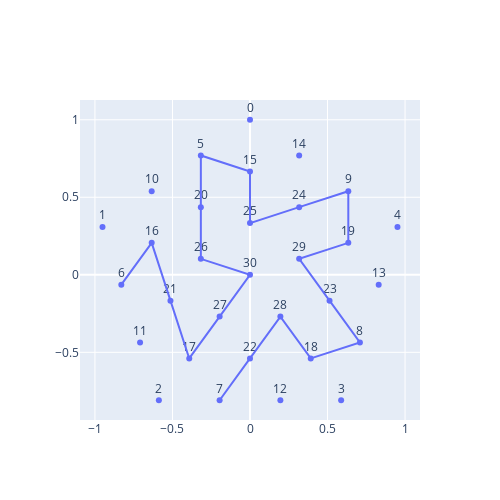
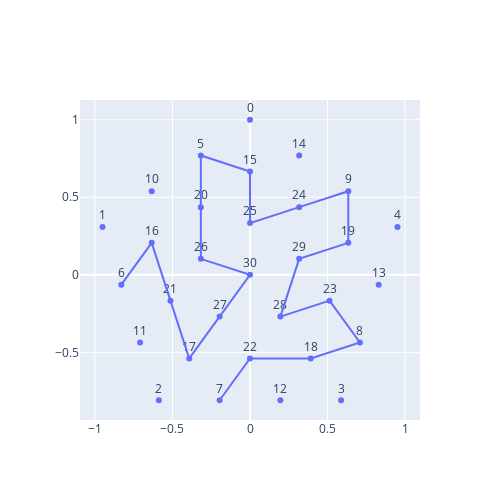
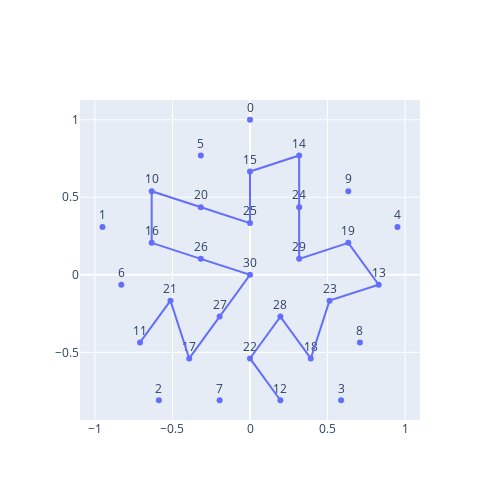
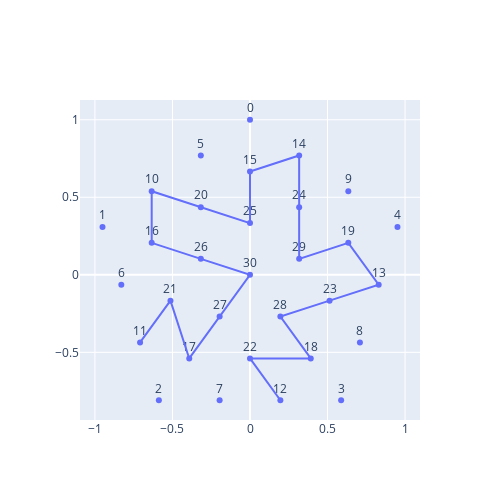

The cell these charts' notebook holds for them, in order:
### Code cell
# Generate Edges for triangle

import itertools

# 5 sided triangle
CHOSEN_EDGES = [[11, 15], [15, 18], [16, 18], [13, 16], [12, 13], [1, 7], [7, 12], [1, 2], [2, 8], [8, 9], [9, 10], [10, 14], [14, 17]]

# 9 sided triangle
# CHOSEN_EDGES = [[40, 34], [34, 28], [28, 35], [35, 29], [29, 21], [21, 20], [20, 19], [19, 10], [10, 11], [11, 12], [12, 3], [3, 4], [4, 13], [13, 22], [22, 14], [14, 15], [15, 16], [16, 7], [7, 8], [8, 17], [17, 25], [25, 33], [33, 32], [32, 38], [38, 31], [31, 24], [24, 23], [23, 30], [30, 37], [37, 42], [42, 36], [36, 41], [41, 45], [45, 46], [46, 50], [50, 53], [53, 51], [51, 47], [47, 43], [43, 44], [44, 39]]

PENTAGON_CORNER_POINTS = [0, 1, 2, 3, 4]
PENTAGON_EDGE_POINTS = {
    (0, 1): [5, 10],
    (1, 2): [6, 11],
    (2, 3): [7, 12],
    (3, 4): [8, 13],
    (4, 0): [9, 14]
}
PENTAGON_CONNECT_EDGES = [[6, 11], [7, 12]]


# get edges to connect to
def get_neighbors(coords, side_length):
    edges = set()
    def distance(a, b):
        return ((a[0] - b[0])**2 + (a[1] - b[1])**2)**0.5
    neighbor_distance = distance(coords[0], coords[-1])/side_length
    for i, coord_1 in enumerate(coords):
        for j, coord_2 in enumerate(coords):
            if distance(coord_1, coord_2) < neighbor_distance*1.2 and i != j:
                edges.add(frozenset([i, j]))
    return [list(edge) for edge in edges]

def find_gosper_paths(coords, corner_points, edge_points, connect_edges, side_length):

    corner_points = sorted(corner_points)
    neighbors = get_neighbors(coords, side_length)
    graph = Graph(neighbors, len(coords))

    edge_point_count = side_length - 1

    
    # Create permutations of patterns of edge points to exclude
    exclude_patterns = list(itertools.product([False, True], repeat = edge_point_count//2))

    # Calculate combinations of points that need to be excluded
    exclude_point_groups = []
    for exclude_pattern in exclude_patterns:
        exclude_point_group = []
        for i, exclude in enumerate(exclude_pattern):
            point_to_exclude = i if exclude else edge_point_count - 1 - i
            for edge in edge_points.values():
                exclude_point_group.append(edge[point_to_exclude])
        exclude_point_groups.append(exclude_point_group)

    # Calculate edges that triangles will share
    begin_shared_edge = connect_edges[0]
    end_shared_edge = connect_edges[1]
    all_paths = []
    max_paths = 2
    for exclude_point_group in exclude_point_groups:
        begin_point = begin_shared_edge[0] if begin_shared_edge[1] in exclude_point_group else begin_shared_edge[1]
        end_point = end_shared_edge[0] if end_shared_edge[1] in exclude_point_group else end_shared_edge[1]
        paths = find_all_hamiltonian_paths(graph, begin_point, end_point, coords, corner_points + exclude_point_group, max_paths)
        full_paths = [[path] + [begin_shared_edge, end_shared_edge] for path in paths]
        all_paths += full_paths
        if len(all_paths) > max_paths:
            break

    return all_paths

paths = find_gosper_paths(pentagon_coords, PENTAGON_CORNER_POINTS, PENTAGON_EDGE_POINTS, PENTAGON_CONNECT_EDGES, TRIANGLE_LENGTH)

paths2 = find_gosper_paths(pentagon_coords, PENTAGON_CORNER_POINTS, PENTAGON_EDGE_POINTS, [[6, 11], [8, 13]], TRIANGLE_LENGTH)

### Figure 1 — Plotly figure (JSON) as saved in the notebook; plotly's stock layout.template omitted (floating-point values rounded to 4 significant figures)
{"data": [{"hovertemplate": "x=%{x}<br>y=%{y}<br>text=%{text}<extra></extra>", "legendgroup": "", "marker": {"color": "#636efa", "symbol": "circle"}, "mode": "markers+text", "name": "", "orientation": "v", "showlegend": false, "text": [0, 1, 2, 3, 4, 5, 6, 7, 8, 9, 10, 11, 12, 13, 14, 15, 16, 17, 18, 19, 20, 21, 22, 23, 24, 25, 26, 27, 28, 29, 30], "textposition": "top center", "type": "scatter", "x": [0, -0.9511, -0.5878, 0.5878, 0.9511, -0.317, -0.83, -0.1959, 0.7089, 0.634, -0.634, -0.7089, 0.1959, 0.83, 0.317, 0, -0.634, -0.3919, 0.3919, 0.634, -0.317, -0.5129, -1.11e-16, 0.5129, 0.317, 0, -0.317, -0.1959, 0.1959, 0.317, 0], "xaxis": "x", "y": [1, 0.309, -0.809, -0.809, 0.309, 0.7697, -0.06366, -0.809, -0.4363, 0.5393, 0.5393, -0.4363, -0.809, -0.06366, 0.7697, 0.6667, 0.206, -0.5393, -0.5393, 0.206, 0.4363, -0.1667, -0.5393, -0.1667, 0.4363, 0.3333, 0.103, -0.2697, -0.2697, 0.103, 0], "yaxis": "y"}, {"hovertemplate": "x=%{x}<br>y=%{y}<extra></extra>", "legendgroup": "", "line": {"color": "#636efa", "dash": "solid"}, "marker": {"symbol": "circle"}, "mode": "lines", "name": "", "orientation": "v", "showlegend": false, "textposition": "top center", "type": "scatter", "x": [-0.83, -0.634, -0.5129, -0.3919, -0.1959, 0, -0.317, -0.317, -0.317, 0, 0, 0.317, 0.634, 0.634, 0.317, 0.5129, 0.7089, 0.3919, 0.1959, -1.11e-16, -0.1959], "xaxis": "x", "y": [-0.06366, 0.206, -0.1667, -0.5393, -0.2697, 0, 0.103, 0.4363, 0.7697, 0.6667, 0.3333, 0.4363, 0.5393, 0.206, 0.103, -0.1667, -0.4363, -0.5393, -0.2697, -0.5393, -0.809], "yaxis": "y"}], "layout": {"height": 500, "width": 500, "yaxis": {"scaleanchor": "x", "scaleratio": 1}}}

### Figure 2 — Plotly figure (JSON) as saved in the notebook; plotly's stock layout.template omitted (floating-point values rounded to 4 significant figures)
{"data": [{"hovertemplate": "x=%{x}<br>y=%{y}<br>text=%{text}<extra></extra>", "legendgroup": "", "marker": {"color": "#636efa", "symbol": "circle"}, "mode": "markers+text", "name": "", "orientation": "v", "showlegend": false, "text": [0, 1, 2, 3, 4, 5, 6, 7, 8, 9, 10, 11, 12, 13, 14, 15, 16, 17, 18, 19, 20, 21, 22, 23, 24, 25, 26, 27, 28, 29, 30], "textposition": "top center", "type": "scatter", "x": [0, -0.9511, -0.5878, 0.5878, 0.9511, -0.317, -0.83, -0.1959, 0.7089, 0.634, -0.634, -0.7089, 0.1959, 0.83, 0.317, 0, -0.634, -0.3919, 0.3919, 0.634, -0.317, -0.5129, -1.11e-16, 0.5129, 0.317, 0, -0.317, -0.1959, 0.1959, 0.317, 0], "xaxis": "x", "y": [1, 0.309, -0.809, -0.809, 0.309, 0.7697, -0.06366, -0.809, -0.4363, 0.5393, 0.5393, -0.4363, -0.809, -0.06366, 0.7697, 0.6667, 0.206, -0.5393, -0.5393, 0.206, 0.4363, -0.1667, -0.5393, -0.1667, 0.4363, 0.3333, 0.103, -0.2697, -0.2697, 0.103, 0], "yaxis": "y"}, {"hovertemplate": "x=%{x}<br>y=%{y}<extra></extra>", "legendgroup": "", "line": {"color": "#636efa", "dash": "solid"}, "marker": {"symbol": "circle"}, "mode": "lines", "name": "", "orientation": "v", "showlegend": false, "textposition": "top center", "type": "scatter", "x": [-0.83, -0.634, -0.5129, -0.3919, -0.1959, 0, -0.317, -0.317, -0.317, 0, 0, 0.317, 0.634, 0.634, 0.317, 0.1959, 0.5129, 0.7089, 0.3919, -1.11e-16, -0.1959], "xaxis": "x", "y": [-0.06366, 0.206, -0.1667, -0.5393, -0.2697, 0, 0.103, 0.4363, 0.7697, 0.6667, 0.3333, 0.4363, 0.5393, 0.206, 0.103, -0.2697, -0.1667, -0.4363, -0.5393, -0.5393, -0.809], "yaxis": "y"}], "layout": {"height": 500, "width": 500, "yaxis": {"scaleanchor": "x", "scaleratio": 1}}}

### Figure 3 — Plotly figure (JSON) as saved in the notebook; plotly's stock layout.template omitted (floating-point values rounded to 4 significant figures)
{"data": [{"hovertemplate": "x=%{x}<br>y=%{y}<br>text=%{text}<extra></extra>", "legendgroup": "", "marker": {"color": "#636efa", "symbol": "circle"}, "mode": "markers+text", "name": "", "orientation": "v", "showlegend": false, "text": [0, 1, 2, 3, 4, 5, 6, 7, 8, 9, 10, 11, 12, 13, 14, 15, 16, 17, 18, 19, 20, 21, 22, 23, 24, 25, 26, 27, 28, 29, 30], "textposition": "top center", "type": "scatter", "x": [0, -0.9511, -0.5878, 0.5878, 0.9511, -0.317, -0.83, -0.1959, 0.7089, 0.634, -0.634, -0.7089, 0.1959, 0.83, 0.317, 0, -0.634, -0.3919, 0.3919, 0.634, -0.317, -0.5129, -1.11e-16, 0.5129, 0.317, 0, -0.317, -0.1959, 0.1959, 0.317, 0], "xaxis": "x", "y": [1, 0.309, -0.809, -0.809, 0.309, 0.7697, -0.06366, -0.809, -0.4363, 0.5393, 0.5393, -0.4363, -0.809, -0.06366, 0.7697, 0.6667, 0.206, -0.5393, -0.5393, 0.206, 0.4363, -0.1667, -0.5393, -0.1667, 0.4363, 0.3333, 0.103, -0.2697, -0.2697, 0.103, 0], "yaxis": "y"}, {"hovertemplate": "x=%{x}<br>y=%{y}<extra></extra>", "legendgroup": "", "line": {"color": "#636efa", "dash": "solid"}, "marker": {"symbol": "circle"}, "mode": "lines", "name": "", "orientation": "v", "showlegend": false, "textposition": "top center", "type": "scatter", "x": [-0.7089, -0.5129, -0.3919, -0.1959, 0, -0.317, -0.634, -0.634, -0.317, 0, 0, 0.317, 0.317, 0.317, 0.634, 0.83, 0.5129, 0.3919, 0.1959, -1.11e-16, 0.1959], "xaxis": "x", "y": [-0.4363, -0.1667, -0.5393, -0.2697, 0, 0.103, 0.206, 0.5393, 0.4363, 0.3333, 0.6667, 0.7697, 0.4363, 0.103, 0.206, -0.06366, -0.1667, -0.5393, -0.2697, -0.5393, -0.809], "yaxis": "y"}], "layout": {"height": 500, "width": 500, "yaxis": {"scaleanchor": "x", "scaleratio": 1}}}

### Figure 4 — Plotly figure (JSON) as saved in the notebook; plotly's stock layout.template omitted (floating-point values rounded to 4 significant figures)
{"data": [{"hovertemplate": "x=%{x}<br>y=%{y}<br>text=%{text}<extra></extra>", "legendgroup": "", "marker": {"color": "#636efa", "symbol": "circle"}, "mode": "markers+text", "name": "", "orientation": "v", "showlegend": false, "text": [0, 1, 2, 3, 4, 5, 6, 7, 8, 9, 10, 11, 12, 13, 14, 15, 16, 17, 18, 19, 20, 21, 22, 23, 24, 25, 26, 27, 28, 29, 30], "textposition": "top center", "type": "scatter", "x": [0, -0.9511, -0.5878, 0.5878, 0.9511, -0.317, -0.83, -0.1959, 0.7089, 0.634, -0.634, -0.7089, 0.1959, 0.83, 0.317, 0, -0.634, -0.3919, 0.3919, 0.634, -0.317, -0.5129, -1.11e-16, 0.5129, 0.317, 0, -0.317, -0.1959, 0.1959, 0.317, 0], "xaxis": "x", "y": [1, 0.309, -0.809, -0.809, 0.309, 0.7697, -0.06366, -0.809, -0.4363, 0.5393, 0.5393, -0.4363, -0.809, -0.06366, 0.7697, 0.6667, 0.206, -0.5393, -0.5393, 0.206, 0.4363, -0.1667, -0.5393, -0.1667, 0.4363, 0.3333, 0.103, -0.2697, -0.2697, 0.103, 0], "yaxis": "y"}, {"hovertemplate": "x=%{x}<br>y=%{y}<extra></extra>", "legendgroup": "", "line": {"color": "#636efa", "dash": "solid"}, "marker": {"symbol": "circle"}, "mode": "lines", "name": "", "orientation": "v", "showlegend": false, "textposition": "top center", "type": "scatter", "x": [-0.7089, -0.5129, -0.3919, -0.1959, 0, -0.317, -0.634, -0.634, -0.317, 0, 0, 0.317, 0.317, 0.317, 0.634, 0.83, 0.5129, 0.1959, 0.3919, -1.11e-16, 0.1959], "xaxis": "x", "y": [-0.4363, -0.1667, -0.5393, -0.2697, 0, 0.103, 0.206, 0.5393, 0.4363, 0.3333, 0.6667, 0.7697, 0.4363, 0.103, 0.206, -0.06366, -0.1667, -0.2697, -0.5393, -0.5393, -0.809], "yaxis": "y"}], "layout": {"height": 500, "width": 500, "yaxis": {"scaleanchor": "x", "scaleratio": 1}}}
